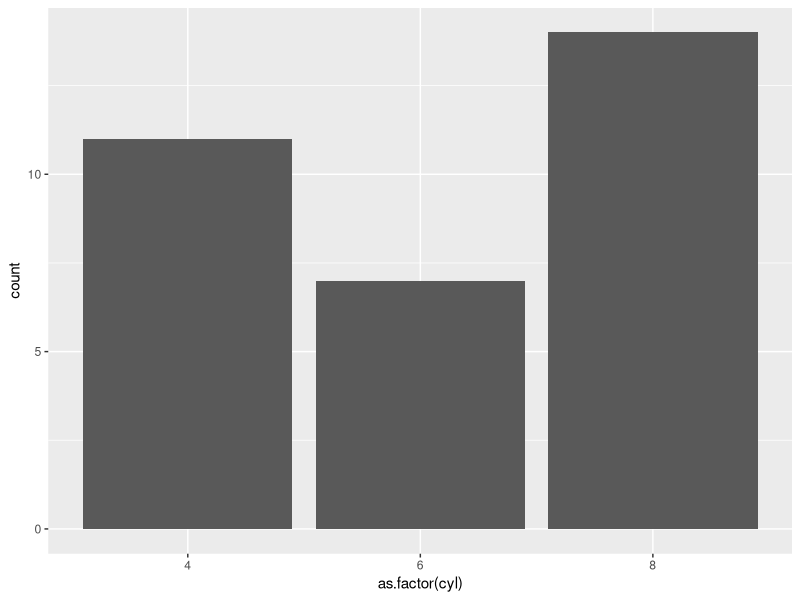
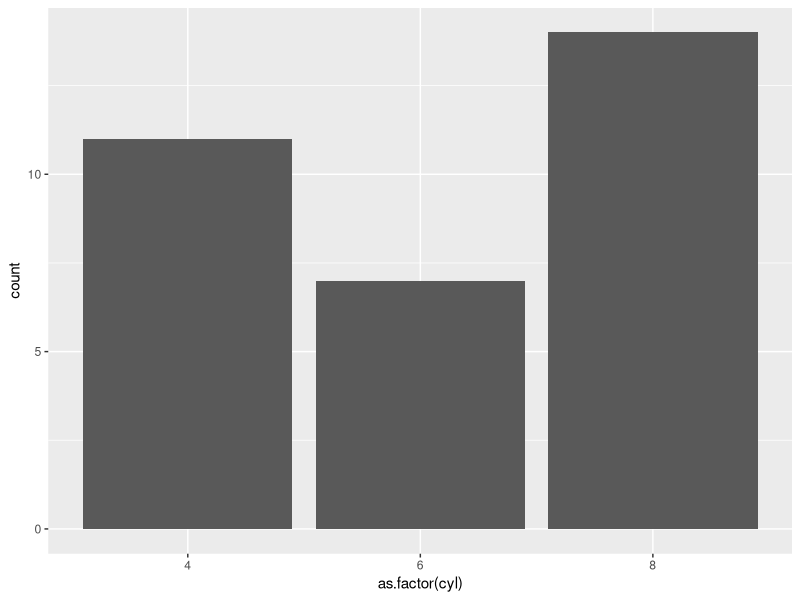
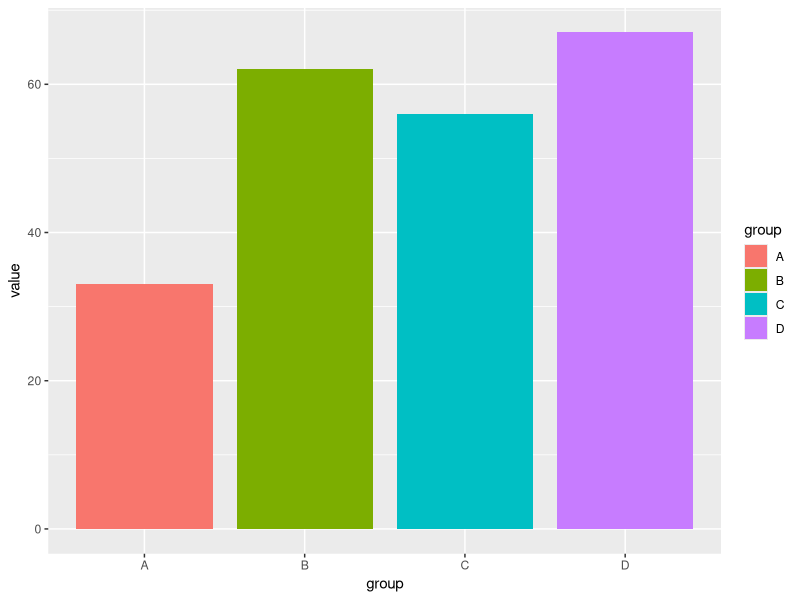

The R source for these figures, in order:
# Parte 5.2
# Plotando Gráficos com ggplot2

setwd("D:/Estudo/Tecnologias/BI/PowerBI/Cap12/R/DS-ini")
getwd()

library(ggplot2)
View(mtcars)

ggplot(mtcars, aes(x = as.factor(cyl))) + 
  geom_bar()

# Customizando cores
ggplot(mtcars, aes(x = as.factor(cyl))) + 
  geom_bar() + 
  scale_fill_manual(values = c("red", "green", "yellow"))


dados = data.frame(group = c("A", "B", "C", "D"), value = c(33, 62, 56, 67))
View(dados)

ggplot(dados, aes(x = group, y = value, fill = group)) +
  geom_bar(width = 0.85, stat = "identity")
